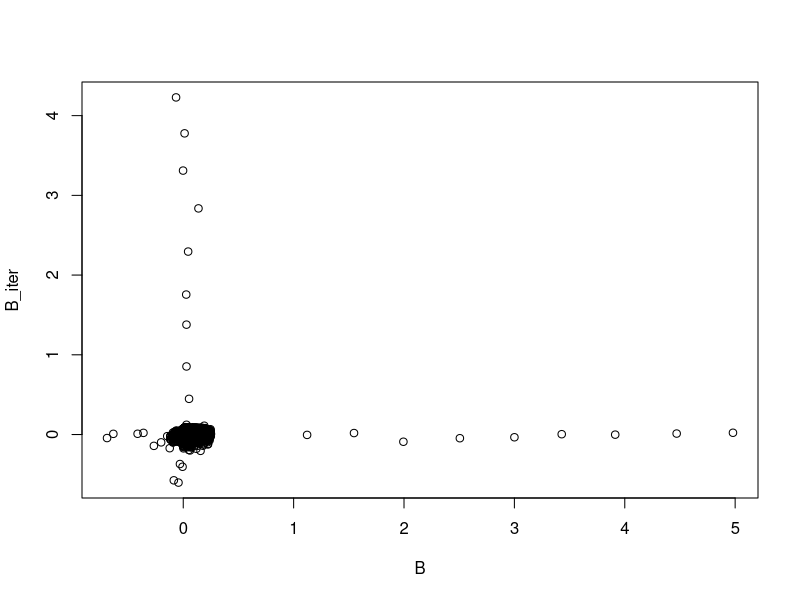
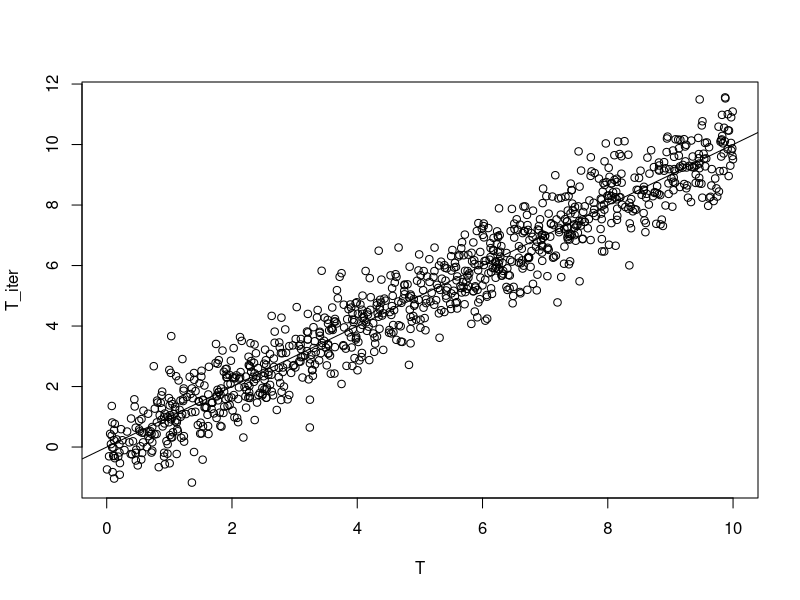
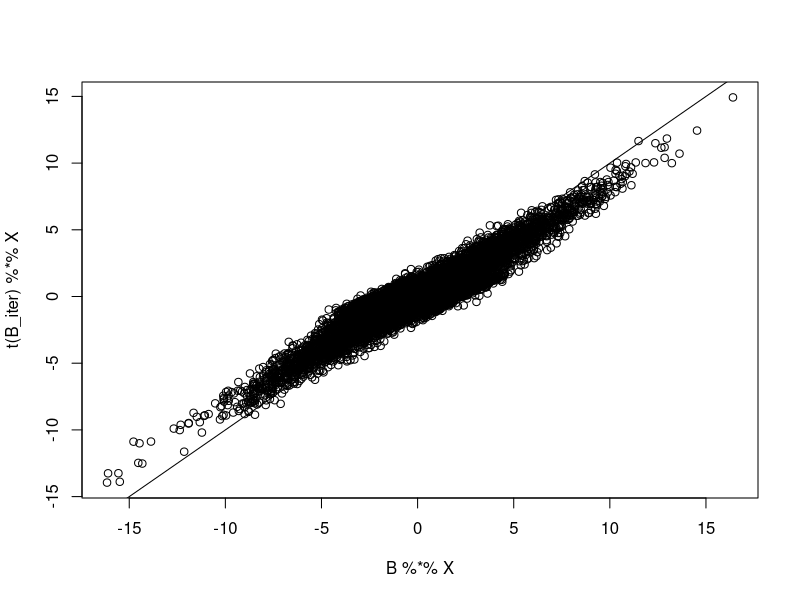
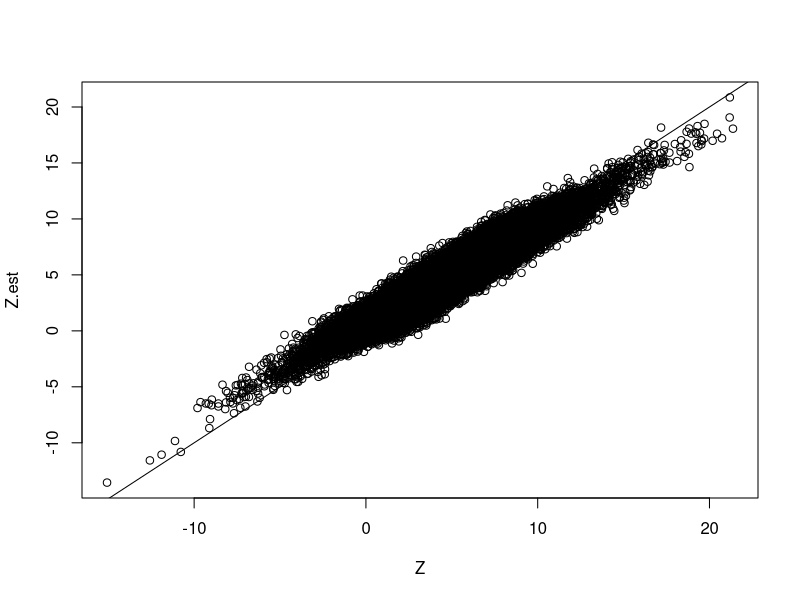

Here is the R script that generated these plots, in order:
# Used library
library(mvtnorm)
library(expm)
library(MASS)
library(tidyverse)
# set.seed(120733)
set.seed(19911130)



## ANN function
rrr <- function(X,Y,lambda,gamma = 0){
  rrresult <- list()
  
  #1 estimate C using LS estimator (generalized inverse is used)
  Clhat <- ginv(t(X)%*%X)%*%t(X)%*% Y
  
  #2 eigendecomposite of CLhar
  Uhat <- svd(X%*%Clhat)$u
  vhat <- svd(X%*%Clhat)$v
  D <- diag(svd(X%*%Clhat)$d)
  
  #3. weight for soft-thredshold and rank
  weight <-  (svd(X%*%Clhat)$d)^(-gamma)
  rrresult$weight <- weight
  rrresult$r <-  sum(svd(X%*%Clhat)$d > lambda^(1/(gamma+1)))
  
  #4. soft-thredsholding
  diagvalue <-  svd(X%*%Clhat)$d -lambda*weight
  th <- ifelse(diagvalue < 0, 0, diagvalue)
  SDhat <-  diag(th)
  
  rrresult$thd <- diagvalue
  
  #5. low rank solution C
  rrresult$CShat <-  Clhat %*% vhat %*% ginv(D) %*% SDhat %*% t(vhat)
  
  return(rrresult)
}

# function to generate a random orthonormal matrix
rortho <- function(x){
  return(qr.Q(qr(array(runif(x), dim = c(x,x)))))
}

# simulation settings
# sample size n (n person's data have been taken)
n <- 1000

# number of metabolites
m <- 100

# number of taxa
k <- 40

# rank of matrix B
r <- 10


# Generate X from Multivariate Noromal with identity variance and covariance matrix
# Method 1:
X <- matrix(rnorm(m*n), nrow = m, ncol = n)

# Generate low-rank matrix B
sing.vals <- 5*((r:1)/r + 1/r)
B <- rortho(k)[,1:r] %*% diag(sing.vals) %*% rortho(m)[1:r,]

# Generate T vector from Unif(0, 10)
T <- matrix(runif(n, min = 0, max = 10), nrow = 1)

# Generate random error
E <- matrix(rnorm(k*n), nrow = k, ncol = n)

# Calculate our new Z = XB + 1T + E
Z <- B %*% X + matrix(rep(1, k), ncol = 1) %*% T + E

# convergence criterion
vareps <- 10^(-3)

# range of lambda
lambda.seq <- exp(seq(3, 3, 1))
rank.est <- rep(0, length(lambda.seq))
converge.iter <- rep(0, length(lambda.seq))
num_obj <- rep(0, length(lambda.seq))

for (i in 1: length(lambda.seq)) {
  # # initial estimated B
  # qrX <- qr(t(X), tol = 10^-7)
  # B_iter <- qr.coef(qrX, t(Z))
  # 
  # # B_iter <- t(B)
  # 
  # # initial estimated T
  # T_iter <- matrix(rowMeans(t(Z) - t(X) %*% B_iter), nrow = 1)
  
  disT <- 1
  disB <- 1
  disXB <- 1
  iter.count <- 1
  
  # Randomize T from same distribution
  # set.seed(123456)
  # T_iter <- matrix(runif(n, min = 0,  max = 10), nrow = 1)
  # T_iter <- T_iter - mean(T_iter)
  
  # Ramdomize T from different distribution
  T_iter <- matrix(rnorm(n, mean = 2,  sd = 3), nrow = 1)
  T_iter <- T_iter - mean(T_iter)
  
  # Cneter True T
  # T_iter <- T - mean(T)
  Z_iter <- t(Z) - t(T_iter) %*% t(matrix(rep(1, k), ncol = 1))
  B_iter <- rrr(t(X), Z_iter, lambda = lambda.seq[i])$CShat
    
  while ((((disB > vareps) || (disT > vareps))  && ((disXB > vareps) || (disT > vareps))) && (iter.count < 3000)) {
    T_iter_next <- matrix(rowMeans(t(Z) - t(X) %*% B_iter), nrow = 1)
    # T_iter_next <- T
    
    Z_iter <- t(Z) - t(T_iter_next) %*% t(matrix(rep(1, k), ncol = 1))
    B_iter_next <- rrr(t(X), Z_iter, lambda = lambda.seq[i])$CShat
    # B_iter_next <- t(B)
    B_iter_next_rank <- rrr(t(X), Z_iter, lambda = lambda.seq[i])$r
    iter_weight <- sort(rrr(t(X), Z_iter, lambda = lambda.seq[i])$weight)

    disT <- sum((T_iter - T_iter_next)^2)
    disB <- sum((B_iter - B_iter_next)^2)
    disXB <- sum((t(B_iter) %*% X - t(B_iter_next) %*% X)^2)
    
    Z.est <-  t(B_iter) %*% X + matrix(rep(1, k), ncol = 1) %*% T_iter
    B_iter <- B_iter_next
    T_iter <- T_iter_next
    iter.count <- iter.count + 1
    # print(iter.count)
  }
  rank.est[i] <- B_iter_next_rank
  converge.iter[i] <- iter.count
  
  num_obj[i] <- 1/2 * sum((t(Z) - t(X) %*% B_iter - t(T_iter) %*% matrix(rep(1, k), nrow = 1))^2) + 
    lambda.seq[i] * sum(iter_weight*svd(t(X) %*% B_iter)$d)
   
  
  # save image for B matrix
  png(paste0("plot-B-CRMT(norm).png"))
  plot(B, B_iter)
  dev.off()

  # save image for T matrix
  png(paste0("plot-T-CRMT(norm).png"))
  plot(T, T_iter)
  abline(a = 0, b = 1)
  dev.off()

  # save image for XB matrix
  png(paste0("plot-XB-CRMT(norm).png"))
  plot(B %*% X, t(B_iter) %*% X)
  abline(a = 0, b = 1)
  dev.off()

  # save image for Z matrix
  png(paste0("plot-Z-CRMT(norm).png"))
  plot(Z, Z.est)
  abline(a = 0, b = 1)
  dev.off()
}

# num1 <- num_obj
# num2 <- num_obj
# num3 <- num_obj
# num4 <- num_obj
#plot(B%*%X, t(B_iter) %*% X)
